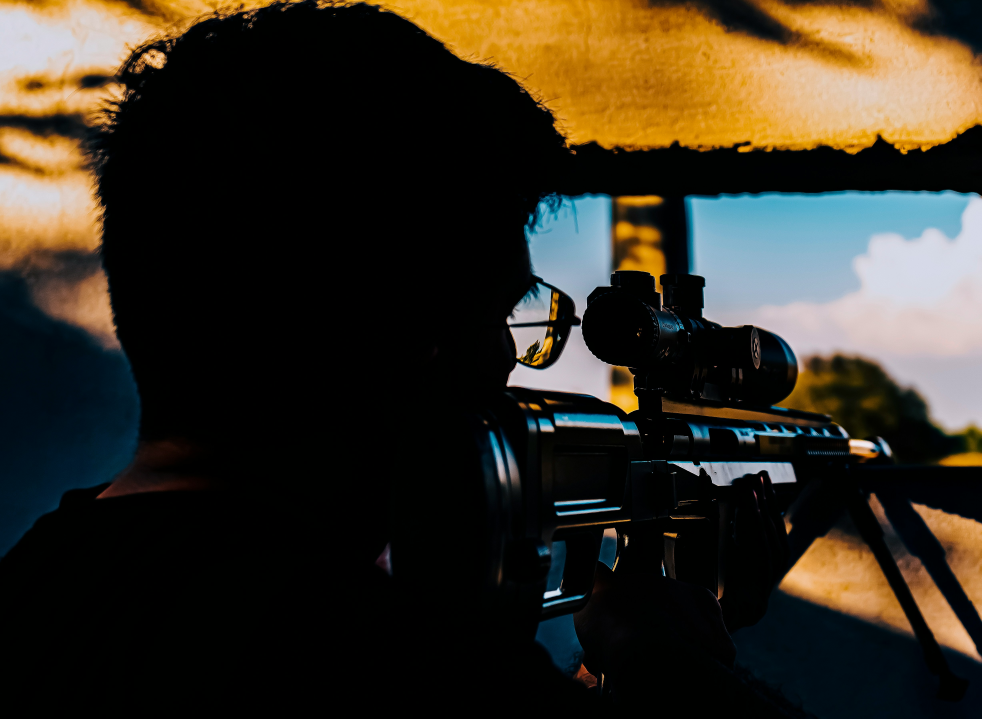
#> input picture images/image_1.jpg, 4910 x 3593 px (shown at 1/5 size); its folder holds 2 pictures in this run
$ python resizing_image.py
#> lines starting #> are read from the running program, lines starting #| are printed output that depends on the picture
from PIL import Image
import os


# Resize image function
def resize_images(input_folder, output_folder, size=(800, 600)):
#> called with input_folder = 'images', output_folder = 'new_images', size = (800, 600)
    if not os.path.exists(output_folder):
        os.makedirs(output_folder)

    for filename in os.listdir(input_folder):
        if filename.endswith(".jpg") or filename.endswith(".png"):
            img = Image.open(os.path.join(input_folder, filename))
#> img is the input picture: PIL image 4910x3593 RGB; mean R, G, B 52.5, 46.3, 34.5
            img = img.resize(size)
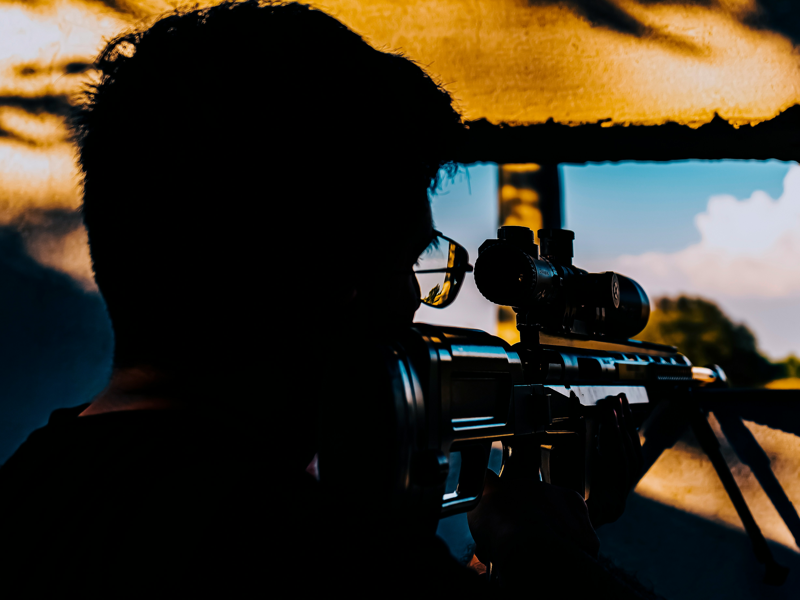
#> img: PIL image 800x600 RGB; mean R, G, B 52.5, 46.3, 34.5
            img.save(os.path.join(output_folder, filename))
            print(f"Resized {filename}")
#> pass 2 of the loop in resize_images, `for filename in os.listdir(input_folder):`:
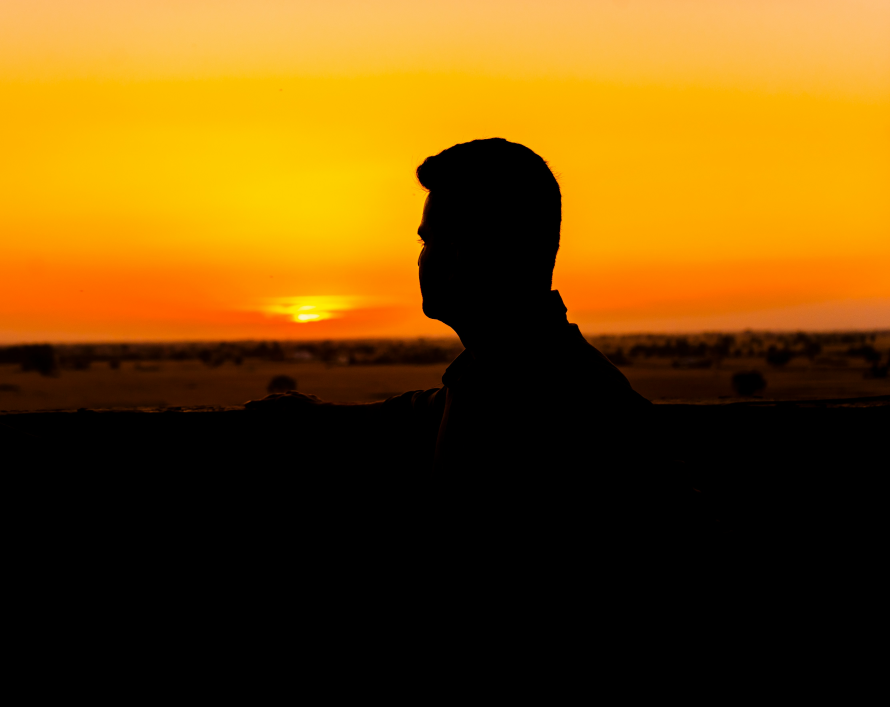
#> input picture images/image_2.jpg, 4450 x 3531 px (shown at 1/5 size)
#> in resize_images, img is the input picture: PIL image 4450x3531 RGB; mean R, G, B 113.5, 75.6, 9.4
#> in resize_images, `img = img.resize(size)`:
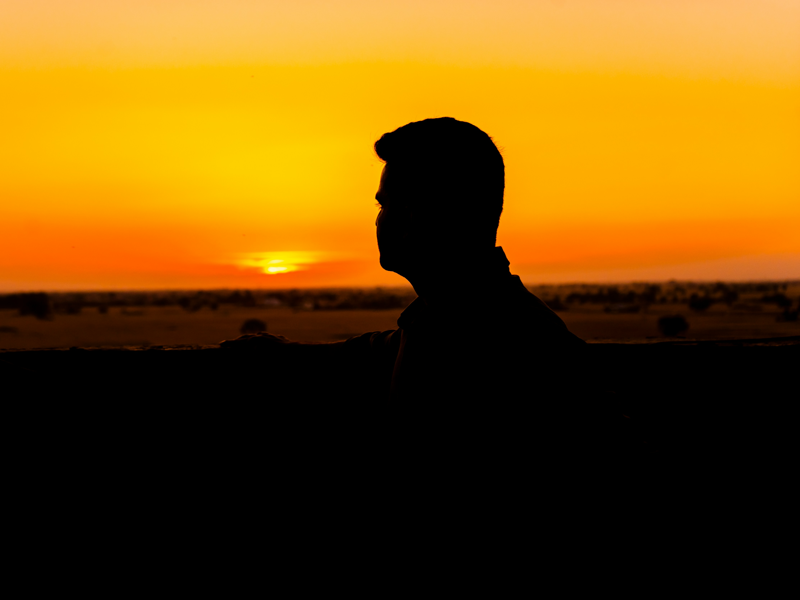
#> img: PIL image 800x600 RGB; mean R, G, B 113.5, 75.6, 9.4


resize_images("images", "new_images", size=(800, 600))
